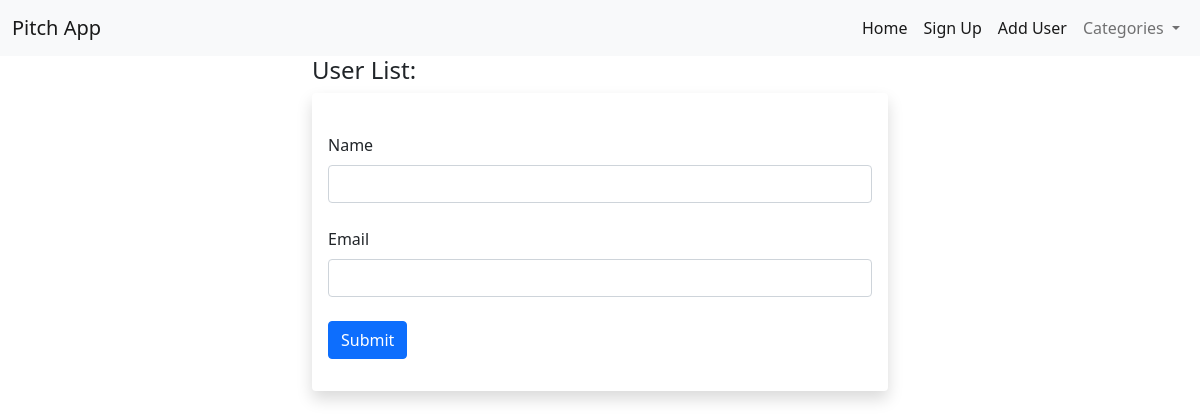
The app's page /user/add, older data.
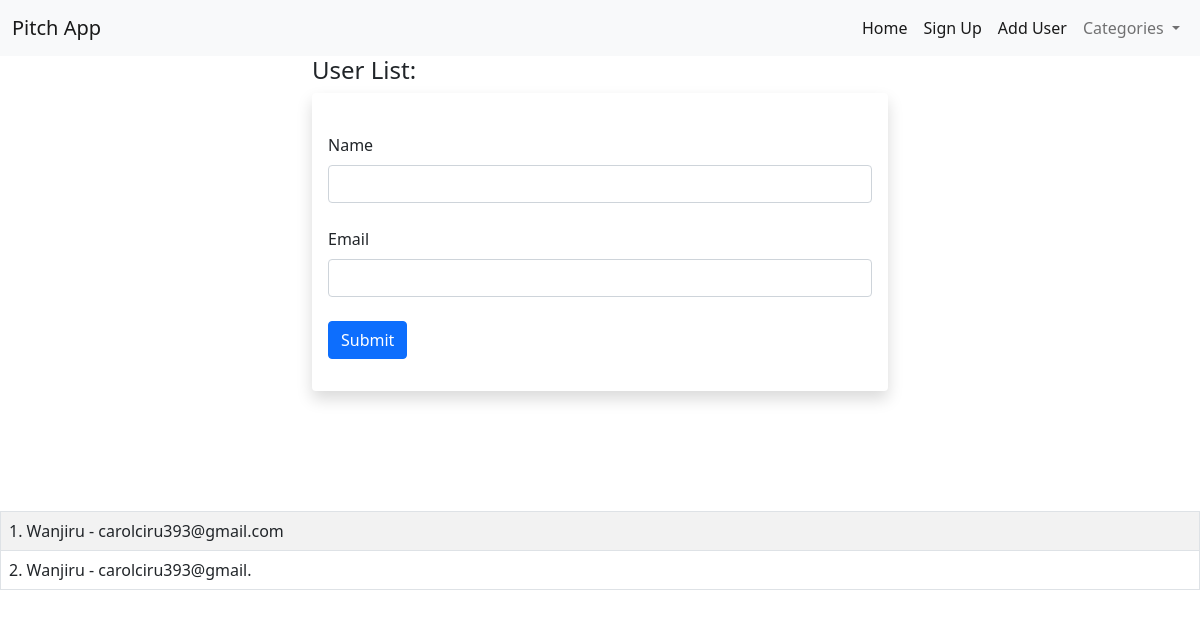
The same page, newer data.
### run.py (models this page shows, shortened)
class Users(db.Model):
    id = db.Column(db.Integer, primary_key=True)
    name = db.Column(db.String(100), nullable=False)
    email = db.Column(db.String(150), nullable=False, unique=True)
    date_added =db.Column(db.DateTime, default=datetime.utcnow)

### run.py (the view, shortened to what this page needs)
@app.route('/user/add', methods=['GET','POST'])
def add_user():
    name = None
    form = UserForm()
    our_users =Users.query.order_by(Users.date_added)
    return render_template("add_user.html",
    form=form,
    name=name,
    our_users=our_users)

### run.py
class UserForm(FlaskForm):
    name = StringField("Name", validators=[DataRequired()])
    email = StringField("Email", validators=[DataRequired()])
    submit = SubmitField("Submit")

### templates/add_user.html (shortened to what this page needs)
{%extends 'base.html' %}
{% block content %}
        {% if name %}
            <h1>User Added!</h1>
            <br/><br/><br/>
            {% for our_user in our_users %}
                {{our_user.id}}. {{ our_user.name}}
                - {{ our_user.email}}<br/>
            {% endfor %}
            {% else %}
            <div class="container col-md-6">
                <h4>User List:</h4>
        <div class="shadow p-3 mb-5 bg-body rounded">
                <br/>
                <form method="POST">
                    {{ form.name.label(class="form-label")}}
                    {{form.name(class="form-control")}}
                    <br/>
                    {{ form.email.label(class="form-label")}}
                    {{form.email(class="form-control")}}
                    <br/>
                    {{ form.submit(class="btn btn-primary")}}
                </form>
        </div>
            </div>
        <br/><br/><br/>
        <table class="table table-hover table-bordered table-striped">
        {% for our_user in our_users %}
        <tr>
           <td>{{our_user.id}}. {{ our_user.name}} - {{ our_user.email}}</td>
        </tr>
        {% endfor %}
        </table>
        {%endif%}
{% endblock %}

### templates/base.html (shortened to what this page needs)
<head>
<link href="https://cdn.jsdelivr.net/npm/bootstrap@5.1.3/dist/css/bootstrap.min.css" rel="stylesheet">
</head>
<body>
    <nav class="navbar navbar-expand-lg navbar-light bg-light">
    <div class="container-fluid">
        <a class="navbar-brand" href="#">Pitch App</a>
        <div>
        <ul class="navbar-nav">
            <li class="nav-item">
            <a class="nav-link active" href="{{url_for('hello_world')}}">Home</a>
            </li>
            <li class="nav-item">
            <a class="nav-link active" href="{{url_for('signup')}}">Sign Up</a>
            </li>
            <li class="nav-item">
            <a class="nav-link active" href="{{url_for('add_user')}}">Add User</a>
            </li>
            <li class="nav-item dropdown">
            <a class="nav-link dropdown-toggle" href="#" id="navbarDropdownMenuLink" role="button" data-bs-toggle="dropdown" aria-expanded="false">
                Categories
            </a>
            </li>
        </ul>
        </div>
    </div>
    </nav>
    {% block content %}
    {% endblock %}
</body>

Row changes from the older to the newer data that the page shows:
added Users: id "1", name "Wanjiru", email "carolciru393@gmail.com"
added Users: id "2", name "Wanjiru", email "carolciru393@gmail."
